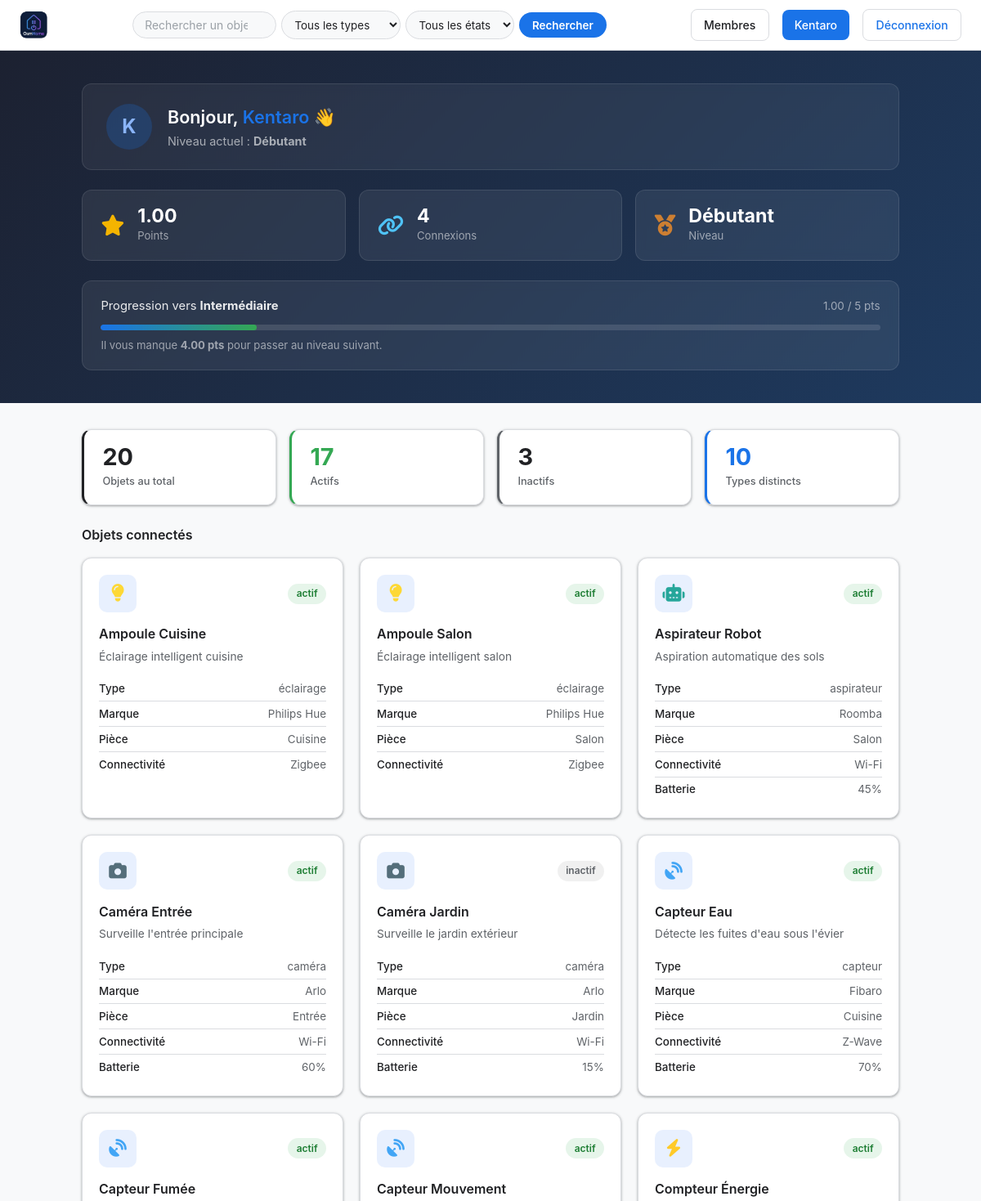
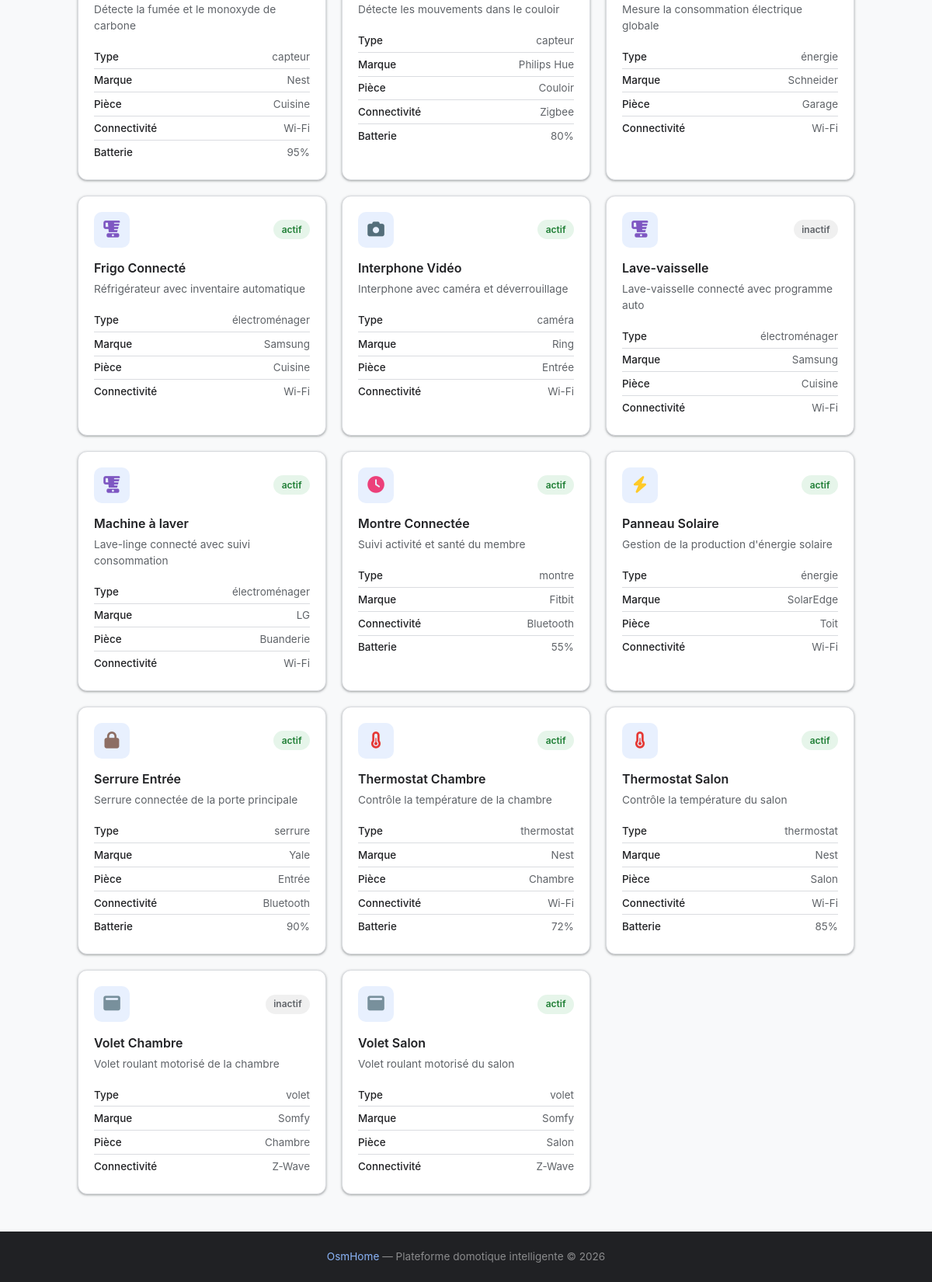
The app's page /dashboard (signed in) with its own data (2 pictures, top to bottom).
### tables this page shows
CREATE TABLE users (
            id INTEGER PRIMARY KEY AUTOINCREMENT,
            username TEXT UNIQUE NOT NULL,
            password TEXT NOT NULL,
            lastname TEXT,
            firstname TEXT,
            age INTEGER,
            gender TEXT,
            birthdate TEXT,
            member_type TEXT,
            photo TEXT,
            level TEXT DEFAULT 'debutant',
            points REAL DEFAULT 0,
            email TEXT,
            email_verified INTEGER DEFAULT 0,
            role TEXT DEFAULT 'simple'
        );

CREATE TABLE devices (
            id INTEGER PRIMARY KEY AUTOINCREMENT,
            name TEXT,
            description TEXT,
            type TEXT,
            brand TEXT,
            status TEXT DEFAULT 'actif',
            connectivity TEXT,
            battery INTEGER,
            room TEXT
        );

### main.py (the view)
@app.route('/dashboard')
def dashboard():
    if 'username' not in flask.session:
        return flask.redirect('/login')
    user_data   = utils.getUser(flask.session['username'])
    connections = utils.getConnectionCount(flask.session['username'])
    devices     = utils.searchDevices('', '', '')
    total    = len(devices)
    active   = sum(1 for o in devices if o['status'] == 'actif')
    inactive = total - active
    nb_types = len(set(o['type'] for o in devices))
    resp = flask.make_response(flask.render_template(
        'dashboard.html',
        user=flask.session.get('username'),
        user_data=user_data,
        connections=connections,
        devices=devices,
        stats={'total': total, 'active': active, 'inactive': inactive, 'types': nb_types}
    ))
    resp.headers['Cache-Control'] = 'no-store'
    return resp

### main.py (called while the page is built)
@app.context_processor
def inject_types():
    try:
        return {'types': utils.getTypes()}
    except:
        return {'types': []}

### utils.py (called while the page is built)
def openDB() -> sqlite3.Connection:
    if 'db' not in flask.g:
        flask.g.db = sqlite3.connect(BASE)
        flask.g.db.row_factory = sqlite3.Row
    return flask.g.db

def closeDB(_ = None):
    db = flask.g.pop("db", None)
    if db is not None:
        db.close()

def getUser(username: str):
    db = openDB()
    return db.execute(
        'SELECT * FROM users WHERE username = ?',
        (username,)
    ).fetchone()

def searchDevices(query='', filter_type='', filter_status='') -> list:
    db = openDB()
    sql = 'SELECT * FROM devices WHERE 1=1'
    params = []
    if query:
        sql += ' AND (name LIKE ? OR description LIKE ?)'
        params.extend([f'%{query}%', f'%{query}%'])
    if filter_type:
        sql += ' AND type = ?'
        params.append(filter_type)
    if filter_status:
        sql += ' AND status = ?'
        params.append(filter_status)
    sql += ' ORDER BY name'
    return db.execute(sql, params).fetchall()

def getConnectionCount(username: str) -> int:
    db = openDB()
    user = db.execute('SELECT id FROM users WHERE username = ?', (username,)).fetchone()
    if not user:
        return 0
    row = db.execute(
        'SELECT COUNT(*) as cnt FROM connection_history WHERE user_id = ?',
        (user['id'],)
    ).fetchone()
    return row['cnt'] if row else 0

def getTypes() -> list:
    db = openDB()
    rows = db.execute('SELECT DISTINCT type FROM devices ORDER BY type').fetchall()
    return [row['type'] for row in rows]

### templates/dashboard.html (shortened to what this page needs)
{% extends 'base.html' %}
{% block content %}
{% set points = user_data['points'] or 0 %}
{% if points < 5 %}
    {% set level_label = 'Débutant' %}
    {% set next_label = 'Intermédiaire' %}
    {% set next_pts = 5 %}
    {% set progress = (points / 5 * 100) | int %}
{% elif points < 15 %}
    {% set level_label = 'Intermédiaire' %}
    {% set next_label = 'Avancé' %}
    {% set next_pts = 15 %}
    {% set progress = ((points - 5) / 10 * 100) | int %}
{% elif points < 30 %}
    {% set level_label = 'Avancé' %}
    {% set next_label = 'Expert' %}
    {% set next_pts = 30 %}
    {% set progress = ((points - 15) / 15 * 100) | int %}
{% else %}
    {% set level_label = 'Expert' %}
    {% set next_label = None %}
    {% set next_pts = None %}
    {% set progress = 100 %}
{% endif %}
<div class="dash-hero">
<div class="dashboard-page">
    <div class="dash-welcome">
        <div class="dash-avatar">{{ user_data['username'][0] | upper }}</div>
        <div class="dash-welcome-text">
            <h1>Bonjour, <span class="text-accent">{{ user_data['username'] }}</span> 👋</h1>
            <p>Niveau actuel : <strong>{{ level_label }}</strong></p>
        </div>
    </div>
    <div class="dash-stats">
        <div class="dash-stat-card">
            <div class="dash-stat-icon"><i class="fa-solid fa-star"></i></div>
            <div>
                <div class="dash-stat-value points-live">{{ "%.2f"|format(points) }}</div>
                <div class="dash-stat-label">Points</div>
            </div>
        </div>
        <div class="dash-stat-card">
            <div class="dash-stat-icon"><i class="fa-solid fa-link"></i></div>
            <div>
                <div class="dash-stat-value">{{ connections }}</div>
                <div class="dash-stat-label">Connexions</div>
            </div>
        </div>
        <div class="dash-stat-card">
            <div class="dash-stat-icon"><i class="fa-solid fa-medal"></i></div>
            <div>
                <div class="dash-stat-value level-live">{{ level_label }}</div>
                <div class="dash-stat-label">Niveau</div>
            </div>
        </div>
    </div>
    <div class="dash-progress-card">
        {% if next_label %}
        <div class="dash-progress-header">
            <span>Progression vers <strong>{{ next_label }}</strong></span>
            <span class="dash-progress-pts"><span class="points-live">{{ "%.2f"|format(points) }}</span> / {{ next_pts }} pts</span>
        </div>
        <div class="dash-progress-bar" data-progress="{{ progress }}">
            <div class="dash-progress-fill"></div>
        </div>
        {% if points >= next_pts %}
        <button class="btn-level-up" id="btn-level-up"><i class="fa-solid fa-trophy"></i> Passer au niveau {{ next_label }}</button>
        {% else %}
        <p class="dash-progress-hint">Il vous manque <strong>{{ "%.2f"|format(next_pts - points) }} pts</strong> pour passer au niveau suivant.</p>
        {% endif %}
        {% else %}
        <div class="dash-progress-header">
            <span><i class="fa-solid fa-star"></i> Vous avez atteint le niveau maximum : <strong>Expert</strong></span>
        </div>
        {% endif %}
    </div>
</div>
</div>
<div class="dashboard-page">
    <div class="dash-widgets">
        <div class="dash-widget dash-widget--total">
            <div class="dash-widget-value">{{ stats.total }}</div>
            <div class="dash-widget-label">Objets au total</div>
        </div>
        <div class="dash-widget dash-widget--active">
            <div class="dash-widget-value">{{ stats.active }}</div>
            <div class="dash-widget-label">Actifs</div>
        </div>
        <div class="dash-widget dash-widget--inactive">
            <div class="dash-widget-value">{{ stats.inactive }}</div>
            <div class="dash-widget-label">Inactifs</div>
        </div>
        <div class="dash-widget dash-widget--types">
            <div class="dash-widget-value">{{ stats.types }}</div>
            <div class="dash-widget-label">Types distincts</div>
        </div>
    </div>
    <div class="dash-devices-header">
        <h2 class="dash-section-title">Objets connectés</h2>
    </div>
    <div class="devices-grid">
        {% for device in devices %}
        <a href="/device/{{ device['id'] }}" class="device-card device-card--link">
            <div class="device-top">
                <div class="device-icon" aria-label="{{ device['type'] }}">
                    {% if device['type'] == 'thermostat' %}<i class="fa-solid fa-temperature-half"></i>
                    {% elif device['type'] == 'caméra' %}<i class="fa-solid fa-camera"></i>
                    {% elif device['type'] == 'éclairage' %}<i class="fa-solid fa-lightbulb"></i>
                    {% elif device['type'] == 'serrure' %}<i class="fa-solid fa-lock"></i>
                    {% elif device['type'] == 'capteur' %}<i class="fa-solid fa-satellite-dish"></i>
                    {% elif device['type'] == 'aspirateur' %}<i class="fa-solid fa-robot"></i>
                    {% elif device['type'] == 'électroménager' %}<i class="fa-solid fa-blender"></i>
                    {% elif device['type'] == 'volet' %}<i class="fa-solid fa-window-maximize"></i>
                    {% elif device['type'] == 'montre' %}<i class="fa-solid fa-clock"></i>
                    {% elif device['type'] == 'énergie' %}<i class="fa-solid fa-bolt"></i>
                    {% else %}<i class="fa-solid fa-box"></i>{% endif %}
                </div>
                <span class="device-status {{ 'status-active' if device['status'] == 'actif' else 'status-inactive' }}">
                    {{ device['status'] }}
                </span>
            </div>
            <h3 class="device-name">{{ device['name'] }}</h3>
            <p class="device-description">{{ device['description'] }}</p>
            <ul class="device-infos">
                <li><strong>Type</strong> {{ device['type'] }}</li>
                <li><strong>Marque</strong> {{ device['brand'] }}</li>
                {% if device['room'] %}
                <li><strong>Pièce</strong> {{ device['room'] }}</li>
                {% endif %}
                <li><strong>Connectivité</strong> {{ device['connectivity'] }}</li>
                {% if device['battery'] %}
                <li><strong>Batterie</strong> {{ device['battery'] }}%</li>
                {% endif %}
            </ul>
        </a>
        {% endfor %}
    </div>
</div>
{% endblock %}

### templates/base.html (shortened to what this page needs)
<!DOCTYPE html>
<html lang="en">
<head>
    <link rel="stylesheet" href="{{ url_for('static', filename='css/style.css') }}">
    <link rel="stylesheet" href="https://cdnjs.cloudflare.com/ajax/libs/font-awesome/6.5.2/css/all.min.css">
</head>
<body>
    <header>
        <a href="{{ '/dashboard' if user else '/' }}" class="logo">
            <img src="{{ url_for('static', filename='images/logo.png') }}" alt="OsmHome" class="logo-img">
        </a>
        <form action="/search" method="get" class="search-bar" id="search-form">
            <div class="search-input-wrap">
                <input
                    type="text"
                    name="q"
                    id="search-input"
                    placeholder="Rechercher un objet..."
                    value="{{ request.args.get('q', '') }}"
                />
            </div>
            <select name="type">
                <option value="">Tous les types</option>
            </select>
            <select name="status">
                <option value="">Tous les états</option>
            </select>
            <button type="submit">Rechercher</button>
        </form>
        <nav>
            {% if user %}
                <a href="/members" class="btn-members">Membres</a>
                <a href="/profile" class="btn-profile">{{ user }}</a>
                <a href="/logout" class="btn-logout">Déconnexion</a>
            {% else %}
                <a href="/signup" class="btn-signup">Inscription</a>
                <a href="/login" class="btn-login">Connexion</a>
            {% endif %}
        </nav>
    </header>
    {% block content %}{% endblock %}
    <footer>
        <span>OsmHome</span> — Plateforme domotique intelligente &copy; 2026
    </footer>
</body>
</html>

### records on screen
users: username "K", username "Kentaro", points "1.00", next_pts-points "4.00"
devices: status "actif", name "Ampoule Cuisine", description "Éclairage intelligent cuisine", type "éclairage", brand "Philips Hue", room "Cuisine", connectivity "Zigbee"
devices: status "actif", name "Ampoule Salon", description "Éclairage intelligent salon", type "éclairage", brand "Philips Hue", room "Salon", connectivity "Zigbee"
devices: status "actif", name "Aspirateur Robot", description "Aspiration automatique des sols", type "aspirateur", brand "Roomba", room "Salon", connectivity "Wi-Fi", battery "45"
devices: status "actif", name "Caméra Entrée", description "Surveille l'entrée principale", type "caméra", brand "Arlo", room "Entrée", connectivity "Wi-Fi", battery "60"
devices: status "inactif", name "Caméra Jardin", description "Surveille le jardin extérieur", type "caméra", brand "Arlo", room "Jardin", connectivity "Wi-Fi", battery "15"
devices: status "actif", name "Capteur Eau", description "Détecte les fuites d'eau sous l'évier", type "capteur", brand "Fibaro", room "Cuisine", connectivity "Z-Wave", battery "70"
devices: status "actif", name "Capteur Fumée", description "Détecte la fumée et le monoxyde de carbone", type "capteur", brand "Nest", room "Cuisine", connectivity "Wi-Fi", battery "95"
devices: status "actif", name "Capteur Mouvement", description "Détecte les mouvements dans le couloir", type "capteur", brand "Philips Hue", room "Couloir", connectivity "Zigbee", battery "80"
devices: status "actif", name "Compteur Énergie", description "Mesure la consommation électrique globale", type "énergie", brand "Schneider", room "Garage", connectivity "Wi-Fi"
devices: status "actif", name "Frigo Connecté", description "Réfrigérateur avec inventaire automatique", type "électroménager", brand "Samsung", room "Cuisine", connectivity "Wi-Fi"
devices: status "actif", name "Interphone Vidéo", description "Interphone avec caméra et déverrouillage", type "caméra", brand "Ring", room "Entrée", connectivity "Wi-Fi"
devices: status "inactif", name "Lave-vaisselle", description "Lave-vaisselle connecté avec programme auto", type "électroménager", brand "Samsung", room "Cuisine", connectivity "Wi-Fi"
devices: status "actif", name "Machine à laver", description "Lave-linge connecté avec suivi consommation", type "électroménager", brand "LG", room "Buanderie", connectivity "Wi-Fi"
devices: status "actif", name "Montre Connectée", description "Suivi activité et santé du membre", type "montre", brand "Fitbit", connectivity "Bluetooth", battery "55"
devices: status "actif", name "Panneau Solaire", description "Gestion de la production d'énergie solaire", type "énergie", brand "SolarEdge", room "Toit", connectivity "Wi-Fi"
devices: status "actif", name "Serrure Entrée", description "Serrure connectée de la porte principale", type "serrure", brand "Yale", room "Entrée", connectivity "Bluetooth", battery "90"
devices: status "actif", name "Thermostat Chambre", description "Contrôle la température de la chambre", type "thermostat", brand "Nest", room "Chambre", connectivity "Wi-Fi", battery "72"
devices: status "actif", name "Thermostat Salon", description "Contrôle la température du salon", type "thermostat", brand "Nest", room "Salon", connectivity "Wi-Fi", battery "85"
devices: status "inactif", name "Volet Chambre", description "Volet roulant motorisé de la chambre", type "volet", brand "Somfy", room "Chambre", connectivity "Z-Wave"
devices: status "actif", name "Volet Salon", description "Volet roulant motorisé du salon", type "volet", brand "Somfy", room "Salon", connectivity "Z-Wave"

### other values on screen
{{ user }} "Kentaro"
{{ level_label }} "Débutant"
{{ connections }} "4"
{{ next_label }} "Intermédiaire"
{{ next_pts }} "5"
{{ stats.total }} "20"
{{ stats.active }} "17"
{{ stats.inactive }} "3"
{{ stats.types }} "10"
